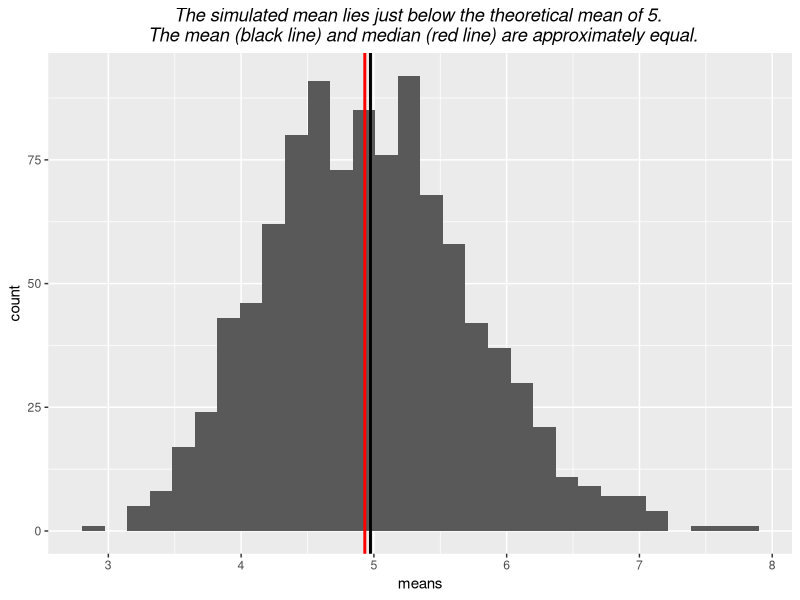
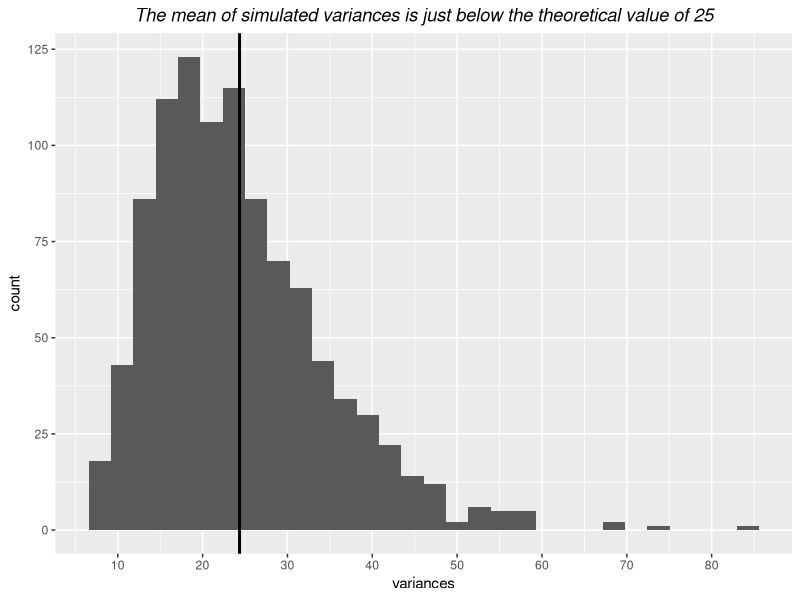
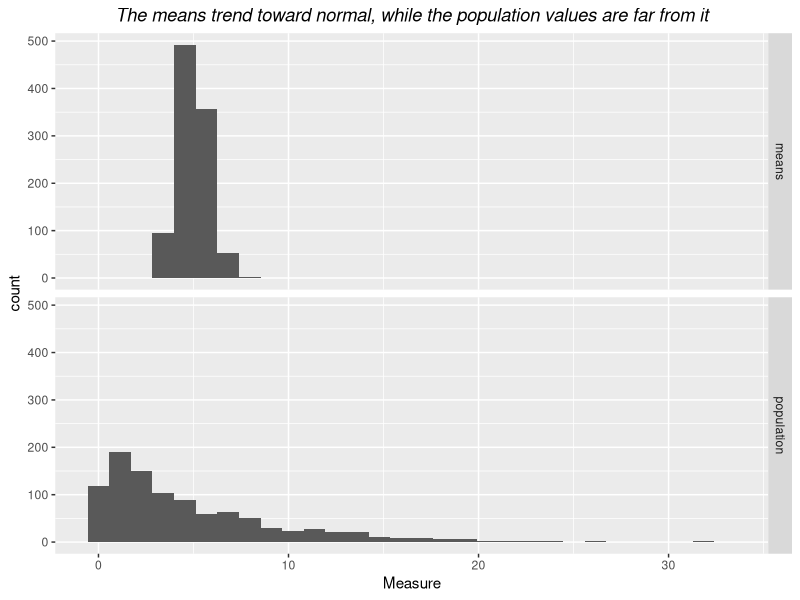
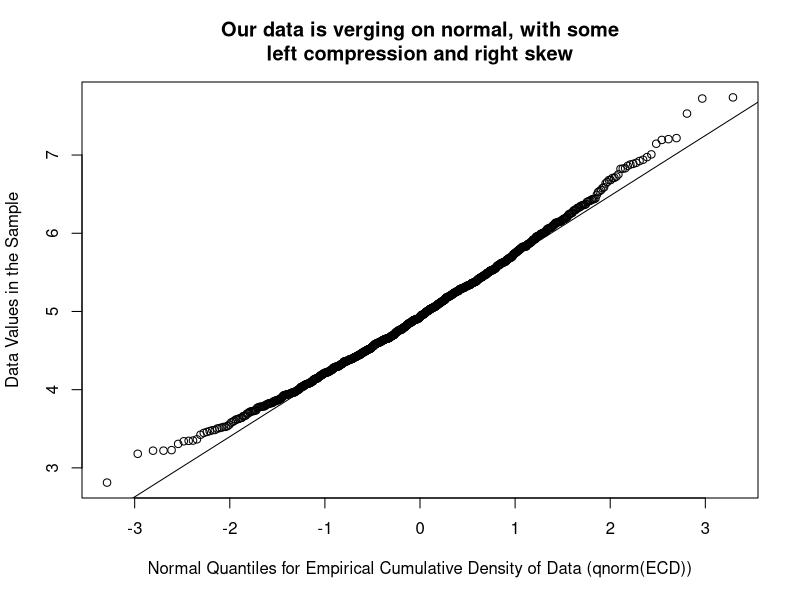
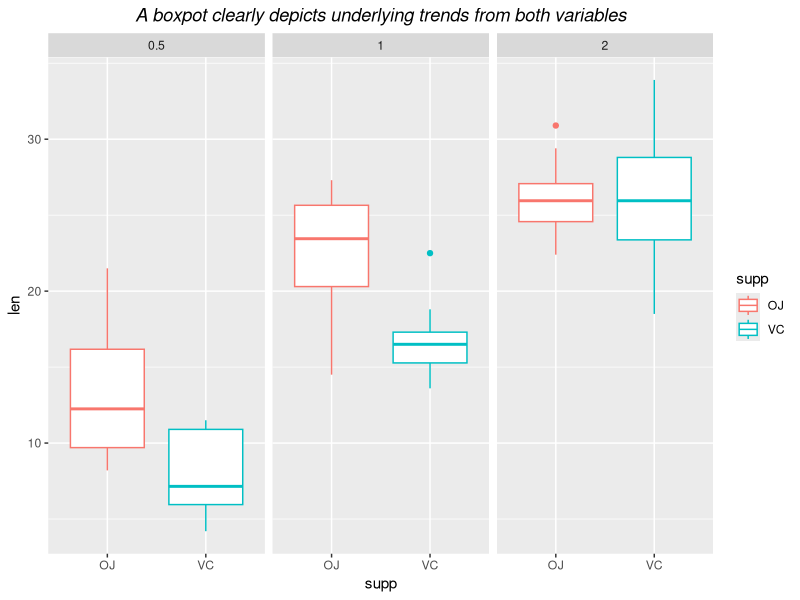

The R source for these figures, in order:
## ---- chunk 1
library(ggplot2)
library(tidyr)
## ---- chunk 2
# We simulate S = 1000 samples of N = 40 exponentials each, all with lambda = 0.2
S <- 1000
N <- 40
lambda <- 0.2
set.seed(1234)
sim_data <- matrix(rexp(n = S*N, rate = lambda), S, N)
means <- apply(sim_data, 1, mean)
variances <-  apply(sim_data, 1, function(x) {sd(x)^2}) # sample var, N-1 in denominator
sim <- data.frame(population = rexp(1000, rate = lambda), means, variances)
str(sim)
## ---- chunk 3
# We plot a histogram of sample means
g <- ggplot(sim, aes(x = means)) + geom_histogram() 
g <- g + geom_vline(xintercept = mean(means), size = 1, color = "black") + 
     geom_vline(xintercept = median(means), size = 1, color = "red") +
     labs(title = paste0("The simulated mean lies just below the ",
     "theoretical mean of ", 1/lambda,"."," \n The mean (black line) and median ",
     "(red line) are approximately equal.")) + 
     theme(plot.title = element_text(face="italic", hjust=0.5))
print(g)
## ---- chunk 4
# Following slide 7 of lecture 5 of the statistical inference course, we plot a 
# histogram of sample variances and show its mean
g <- ggplot(sim, aes(x = variances)) + geom_histogram() 
g <- g + geom_vline(xintercept = mean(variances), size = 1) + 
     labs(title=paste0("The mean of simulated variances is just below the ",
                       "theoretical value of ", 1/lambda^2)) +
     theme(plot.title = element_text(face="italic", hjust=0.5)) +
     scale_x_continuous(breaks = seq(from = 0, to = 90, by = 10))
print(g)
## ---- chunk 5
# First, we reformat the data for use in ggplot
long_sim <- gather(sim, key = Distribution, value = Measure, population:variances)
# We construct a two-facet plot contrasting the randomly sampled distribution
# of means with a randomly sampled distribution of the population
long_sim_sub <- with(long_sim, long_sim[!Distribution %in% "variances",])
g <- ggplot(data = long_sim_sub, aes(x = Measure)) + geom_histogram() +
     facet_grid(Distribution~.) + labs(title = 
     "The means trend toward normal, while the population values are far from it") +
     theme(plot.title = element_text(face="italic", hjust=0.5))
print(g)
## ---- chunk 6
qqnorm(sim$means, main = paste0("Our data is verging on normal, with some",
        "\nleft compression and right skew"), ylab = "Data Values in the Sample", 
       xlab = "Normal Quantiles for Empirical Cumulative Density of Data (qnorm(ECD))")
qqline(sim$means)
## ---- chunk 7
data_quantiles_1_stdnorm <- quantile(sim$means, probs = c(pnorm(q=-1),pnorm(q=1))) 
(med_plus_minus <- (data_quantiles_1_stdnorm - median(sim$means))/sqrt(var(sim$means)))
## ---- chunk 8
library(datasets)
data("ToothGrowth")
## ---- chunk 9
str(ToothGrowth)
with(ToothGrowth, table(supp, dose))
## ---- chunk 10
ToothGrowth$dose <- factor(as.character(ToothGrowth$dose), levels = c("0.5", "1", "2"))
## ---- chunk 11
g <- ggplot(ToothGrowth, aes(x = supp, y = len, color = supp)) +
     geom_boxplot() + facet_grid(. ~ dose) + 
     labs(title="A boxpot clearly depicts underlying trends from both variables") +
     theme(plot.title = element_text(face="italic", hjust=0.5))
print(g)
## ---- chunk 12
# Function for t.tests
t.test_teeth <- function(dose2, dose1, supp2, supp1){
        t.test(with(ToothGrowth, len[dose == dose2 & supp == supp2]), 
               with(ToothGrowth, len[dose == dose1 & supp == supp1]),
                          alt = "greater")$p.value
}
# Construct a data frame associated with the dosage effect
(dosage.effect <- data.frame(dose.change = c("0.5 to 1", "1 to 2", "0.5 to 1", "1 to 2"),
                            supp.choice = c("OJ", "OJ", "VC", "VC"),
                            pvalue = round(c(
                                    t.test_teeth("1","0.5", "OJ", "OJ"),
                                    t.test_teeth("2","1","OJ","OJ"),
                                    t.test_teeth("1","0.5", "VC", "VC"),
                                    t.test_teeth("2","1","VC","VC")
                                    ),4)
                            )
)
## ---- chunk 13
# Construct and print a data frame associated with the VC to OJ effect
(VC_to_OJ.effect <- data.frame(dose.choice = c("0.5", "1", "2"),
                              pvalue = round(c(
                                    t.test_teeth("0.5","0.5", "OJ", "VC"),
                                    t.test_teeth("1","1","OJ","VC"),
                                    t.test_teeth("2","2","OJ","VC")
                                    ),4)
                              )
)
## ---- chunk 14
attach(ToothGrowth)
t.test(len[dose == "2" & supp == "OJ"], len[dose == "2" & supp == "VC"],
       alt = "two.sided")
